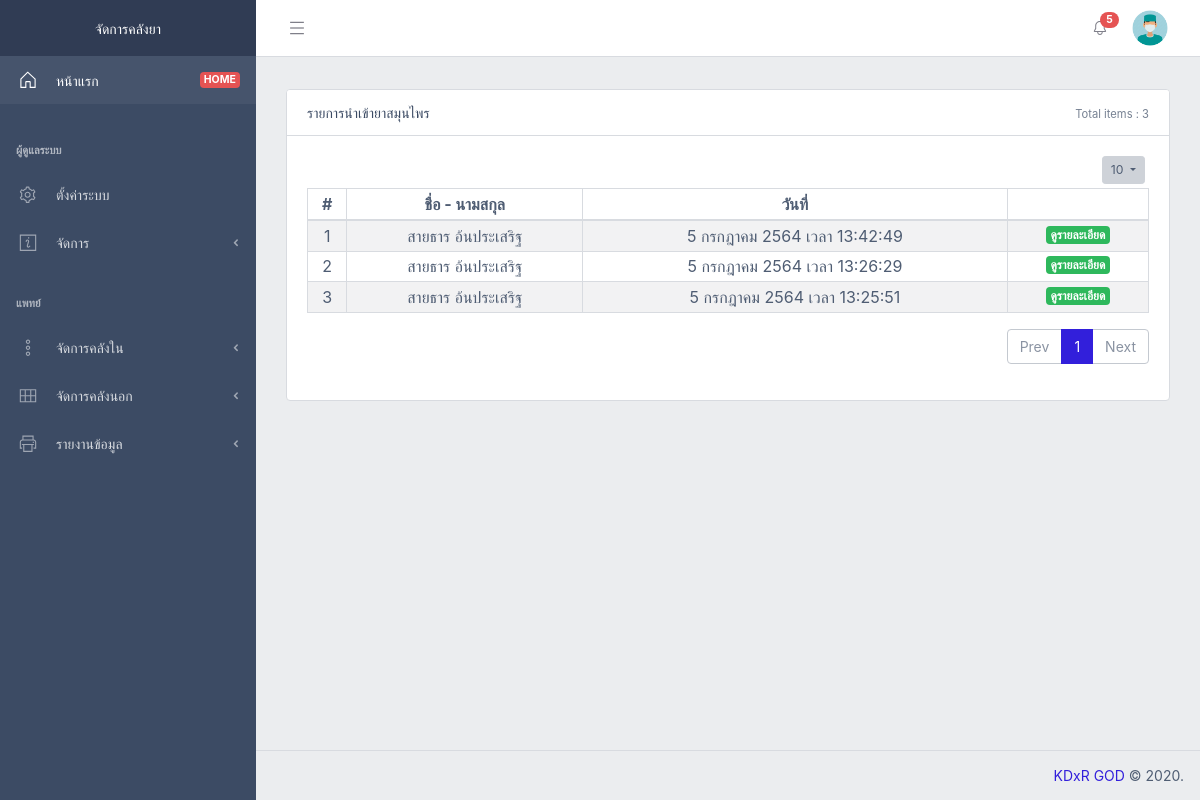
Screenshot of /index?p=log_herbalwarehoure (signed in) with the database file from the repository.
### tables this page shows
CREATE TABLE `imported_herbal_data`  (
  `id` int(11) NOT NULL AUTO_INCREMENT,
  `id_officers` int(11) NOT NULL,
  `date` datetime(0) NOT NULL ON UPDATE CURRENT_TIMESTAMP(0),
  PRIMARY KEY (`id`) USING BTREE,
  INDEX `id_officers`(`id_officers`) USING BTREE,
  CONSTRAINT `imported_herbal_data_ibfk_1` FOREIGN KEY (`id_officers`) REFERENCES `officers` (`Id`) ON DELETE RESTRICT ON UPDATE RESTRICT
);

### function/kdxr_function.php (called while the page is built, shortened)
<?php
class kdxr_function {
	public function getImportHerbalData($currentPage, $perPage){
		$conn = self::selfconnectDb();
		$posts = array();
		$offset = ($currentPage-1) * $perPage;
		$sql = "SELECT CONCAT_WS(\" \", b.Officer_name, b.Officer_lastname) AS `FullName`,a.date as date, a.id as Id
				FROM imported_herbal_data a
				JOIN officers b ON b.id=a.id_officers
				ORDER BY a.date DESC
				LIMIT $offset,$perPage
				";
		$result = mysqli_query($conn, $sql);
		while($row = mysqli_fetch_array($result,MYSQLI_ASSOC))
		{
			$posts[] = $row;
		}
		$sql = "SELECT COUNT(*), CONCAT_WS(\" \", b.Officer_name, b.Officer_lastname) AS `FullName`,a.date as date
				FROM imported_herbal_data a
				JOIN officers b ON b.id=a.id_officers
				ORDER BY a.date DESC
				";
		$result = mysqli_query($conn, $sql);
		$total_rows = mysqli_fetch_array($result)[0];
		$total_pages = ceil($total_rows / $perPage);
		return ['result' => $posts, 'counting' => $total_pages, 'totalItems' => $total_rows];
	}
	function thai_date_and_time($time){
		$monthTH = [null,'มกราคม','กุมภาพันธ์','มีนาคม','เมษายน','พฤษภาคม','มิถุนายน','กรกฎาคม','สิงหาคม','กันยายน','ตุลาคม','พฤศจิกายน','ธันวาคม'];
		$thai_date_return = date("j",$time);
		$thai_date_return.=" ".$monthTH[date("n",$time)];
		$thai_date_return.= " ".(date("Y",$time)+543);
		$thai_date_return.= " เวลา ".date("H:i:s",$time);
		return $thai_date_return;
	}
	private function selfconnectDb()
	{
		$conn = mysqli_connect(HOST, USER, PASSWORD, DATABASE);
		mysqli_set_charset($conn, CHARSET);
		return $conn;
	}
}
?>

### page/log_herbalwarehoure.php (shortened to what this page needs)
<?php
if (isset($_GET['page'])) {
	$currentPage = $_GET['page'];
} else {
	$currentPage = 1;
}
if (isset($_GET['show'])) {
	$perPage = $_GET['show'];
} else {
	$perPage = 10;
}
$total_items = $functions->getImportHerbalData($currentPage, $perPage)['totalItems'];
?>
<?php include ('template/left_menu.php'); ?>
<div class="c-wrapper c-fixed-components">
<?php include ('template/top_menu.php'); ?>
 <div class="c-body">
        <main class="c-main">
          <div class="container-fluid">
            <div class="fade-in">
              <div class="row">
					<div class="col-lg-12">
						<div class="card">
							<div class="card-header">
								<i class="fa fa-align-justify"></i> รายการนำเข้ายาสมุนไพร
								<div class="card-header-actions">
									<span class="card-header-action">
										<small class="text-muted">Total items : <?php echo $total_items;?></small>
									</span>
								</div>
							</div>
							<div class="card-body">
								<div class="btn-toolbar mb-1 justify-content-end" role="toolbar">
									<div class="btn-group mr-1" role="group" aria-label="First group">
										<button class="btn btn-sm btn-secondary dropdown-toggle" id="btnShowing" type="button" data-toggle="dropdown" aria-haspopup="true" aria-expanded="false">
											<?php echo $perPage;?>
										</button>
									</div>
								</div>
								<table class="table table-responsive-sm table-bordered table-striped table-sm">
									<thead>
										<tr class="text-center">
											<th>#</th>
											<th>ชื่อ - นามสกุล</th>
											<th>วันที่</th>
											<th></th>
										</tr>
									</thead>
									<tbody>
										<?php
										$result_list = $functions->getImportHerbalData($currentPage, $perPage);
										$total_pages = $result_list['counting'];
										foreach ($result_list['result'] as $key=>$row)
										{
										?>
										<tr class="text-center">
											<td><?php echo $key+1;?></td>
											<td><?php echo $row['FullName'] ?></td>
											<td>
												<?php echo $functions->thai_date_and_time(strtotime($row['date'])); ?>
											</td>
											<td>
												<span class="badge badge-success" id="viewResultLogHerbal" data-id="<?php echo $row['Id'] ?>">ดูรายละเอียด</span>
											</td>
										</tr>
										<?php
										}
										?>
									</tbody>
								</table>
								<nav>
									<ul class="pagination justify-content-end">
										<li class="page-item <?php if($currentPage <= 1){ echo 'disabled'; } ?>">
											<a class="page-link" id="paginateButton" data="<?php echo ($currentPage - 1); ?>">Prev</a>
										</li>
										<?php
											for($int = 1; $int <= $total_pages; $int++)
											{
										?>
											<li class="page-item <?php if($int == $currentPage) echo "active" ?>">
												<a class="page-link" id="paginateButton" data="<?php echo ($int); ?>"><?php echo $int;?></a>
											</li>
										<?php
											}
										?>
										<li class="page-item <?php if($currentPage >= $total_pages){ echo 'disabled'; } ?>">
											<a class="page-link" id="paginateButton" data="<?php echo ($currentPage + 1); ?>">Next</a>
										</li>
									</ul>
								</nav>
							</div>
						</div>
					</div>
            </div>
          </div>
		</div>
	   </main>
	   <?php include ('template/ending.php'); ?>
	  </div>
	 </div>

### rows the page displays
imported_herbal_data: FullName "สายธาร อ้นประเสริฐ", date "5 กรกฎาคม 2564 เวลา 13:42:49"
imported_herbal_data: FullName "สายธาร อ้นประเสริฐ", date "5 กรกฎาคม 2564 เวลา 13:26:29"
imported_herbal_data: FullName "สายธาร อ้นประเสริฐ", date "5 กรกฎาคม 2564 เวลา 13:25:51"

### other values shown
WEB_NAME "จัดการคลังยา"
IS_ADMIN "ผู้ดูแลระบบ"
MENUHEAD "จัดการ"
IS_MEDIC "แพทย์"
MENUHEAD2 "จัดการคลังใน"
MENUHEAD3 "จัดการคลังนอก"
MENUHEAD4 "รายงานข้อมูล"
sizeof($countingAlert) "5"
$total_items "3"
$perPage "10"
